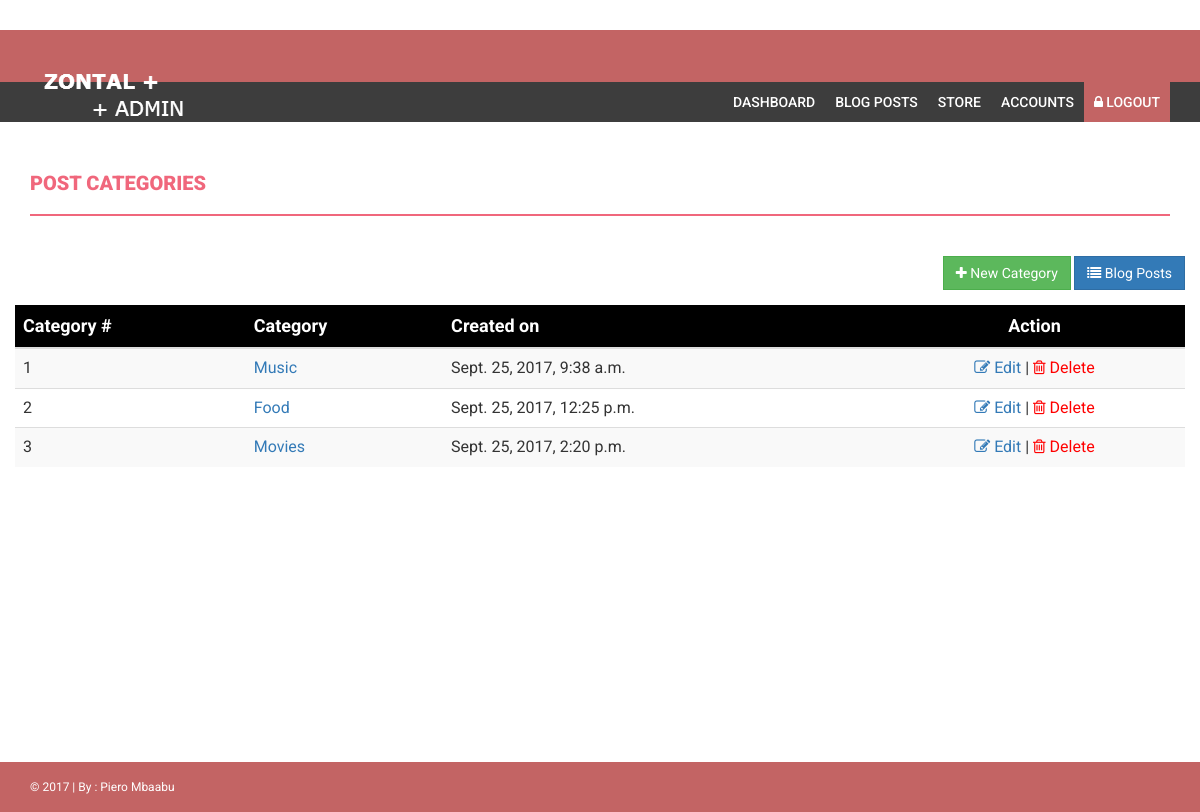
Page /blog/categories (signed in) on the earlier database version.
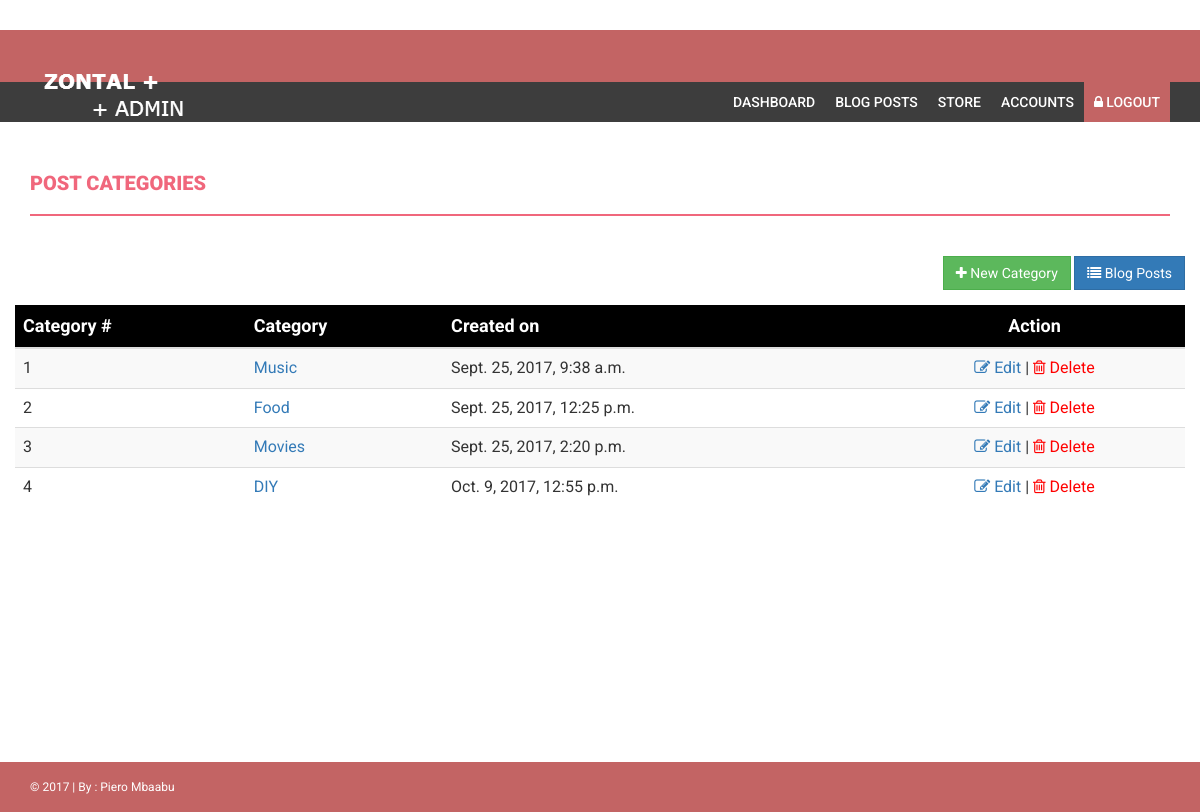
Same page on the later database version.
### blog/models.py (models this page shows, shortened)
class Categorie(models.Model):
	category_name = models.CharField(max_length=200)
	date_added = models.DateTimeField(auto_now_add=True)

### blog/views.py (the view)
@login_required(login_url='login')
def blog_categories(request):
	context = {
		'categories' : Categorie.objects.all(),
	}
	return render(request, "dashboard/post-categories.html", context)

### dashboard/templates/dashboard/post-categories.html (shortened to what this page needs)
{% extends "dashboard/base.html" %}
{% block pagetitle %}Post Categories{% endblock %}
{% block content %}
<div class="row">
	<div class="action-btns">
			<button class="btn btn-success" data-toggle="modal" data-target="#postCategory"><i class="fa fa-plus"></i> New Category</button>
			<a href="{% url 'blog:blog_posts' %}" class="btn btn-primary"><i class="fa fa-list"></i> Blog Posts</a>
	</div>
	<div class="table-responsive">
		<table class="table table-striped">
			<thead>
				<th>Category #</th>
				<th>Category</th>
				<th>Created on</th>
				<th class="text-center">Action</th>
			</thead>
			<tbody>
				{% for category in categories %}
				<tr>
					<td>{{ category.pk }}</td>
					<td><a href="{% url 'blog:category_details' category.pk %}">{{ category.category_name }}</a></td>
					<td>{{ category.date_added }}</td>
					<td class="text-center">
						<a href="{% url 'blog:edit_category' category.pk %}"><i class="fa fa-edit"></i> Edit</a> |
						<a href="{% url 'blog:delete_category' category.pk %}" onclick="return confirm('This action is irreversible. Are you sure?');" style="color: red;"><i class="fa fa-trash-o"></i> Delete</a>
					</td>
				</tr>
				{% endfor %}
			</tbody>
		</table>
	</div>
</div>
{% endblock %}

Differences in the rows shown:
added Categorie: pk "4", category_name "DIY", date_added "Oct. 9, 2017, 12:55 p.m."
